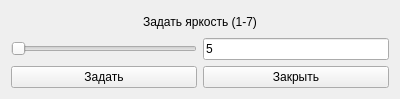
<?xml version="1.0" encoding="UTF-8"?>
<ui version="4.0">
 <class>SetScreenBrightnessForm</class>
 <widget class="QWidget" name="SetScreenBrightnessForm">
  <property name="geometry">
   <rect>
    <x>0</x>
    <y>0</y>
    <width>400</width>
    <height>99</height>
   </rect>
  </property>
  <property name="windowTitle">
   <string>Form</string>
  </property>
  <layout class="QGridLayout" name="gridLayout_2">
   <item row="0" column="0">
    <layout class="QGridLayout" name="gridLayout">
     <item row="1" column="0">
      <widget class="QSlider" name="horizontalSlider">
       <property name="orientation">
        <enum>Qt::Horizontal</enum>
       </property>
      </widget>
     </item>
     <item row="2" column="0">
      <widget class="QPushButton" name="pbSet">
       <property name="text">
        <string>Задать</string>
       </property>
      </widget>
     </item>
     <item row="1" column="1">
      <widget class="QLineEdit" name="leBrightness">
       <property name="text">
        <string>5</string>
       </property>
      </widget>
     </item>
     <item row="0" column="0" colspan="2">
      <widget class="QLabel" name="label">
       <property name="text">
        <string>Задать яркость (1-7)</string>
       </property>
       <property name="alignment">
        <set>Qt::AlignCenter</set>
       </property>
      </widget>
     </item>
     <item row="2" column="1">
      <widget class="QPushButton" name="pbClose">
       <property name="text">
        <string>Закрыть</string>
       </property>
      </widget>
     </item>
    </layout>
   </item>
  </layout>
 </widget>
 <resources/>
 <connections/>
</ui>
